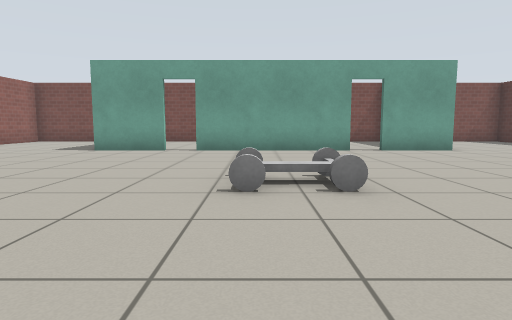
view 1 (above)

17 first-person views from a walk through a world built for the Gazebo simulator. The camera is 0.72 m above the floor, tilts 6° down and sees 75° across. The floor is counted in squares, 1 m on a side. Each view is taken from the middle of a square. On the plan, view 1 faces up. The plan holds only what a view shows up to about 10 squares ahead; the rest is blank. Simple patterns stand in for the simulator's built-in surfaces.

view 2
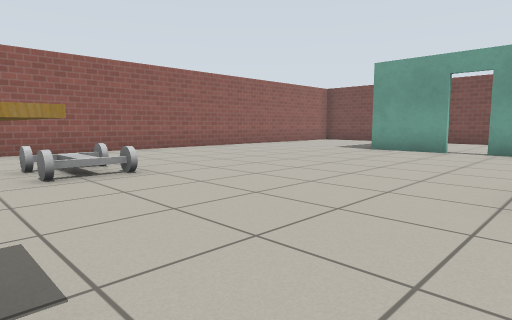

view 3
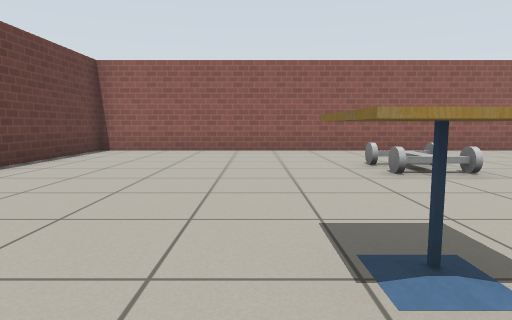

view 4
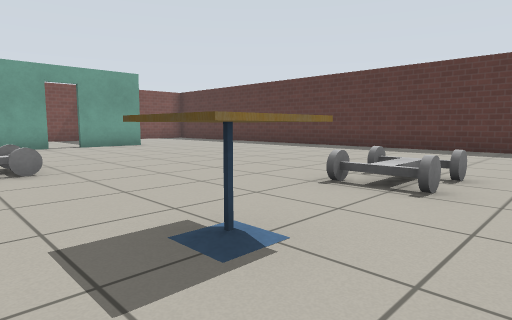

view 5
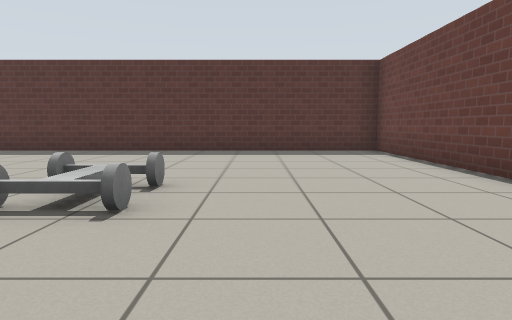

view 6
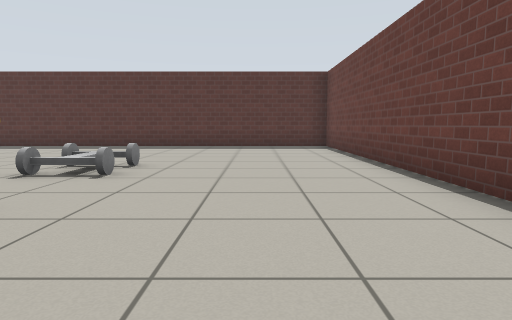

view 7
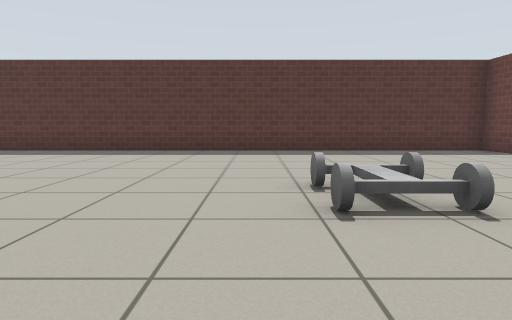

view 8
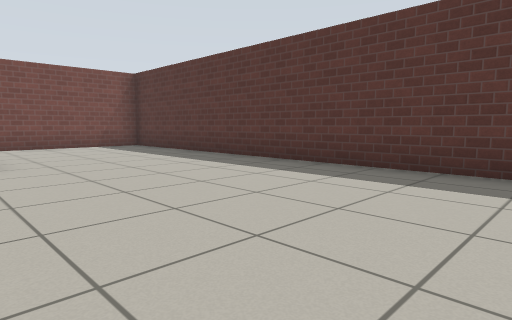

view 9
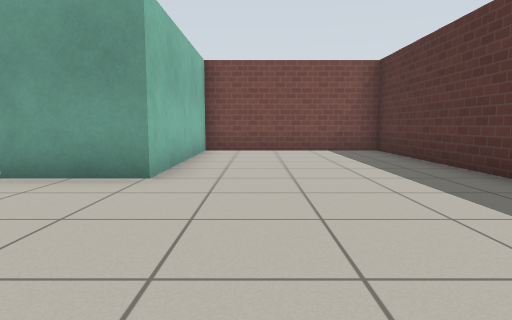

view 10
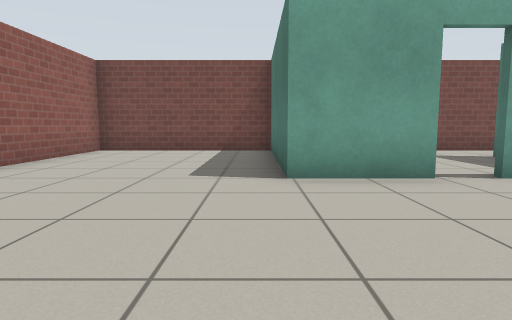

view 11
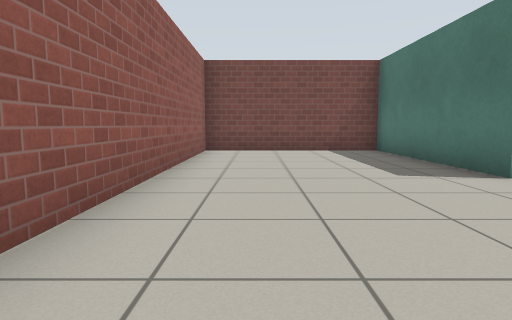

view 12
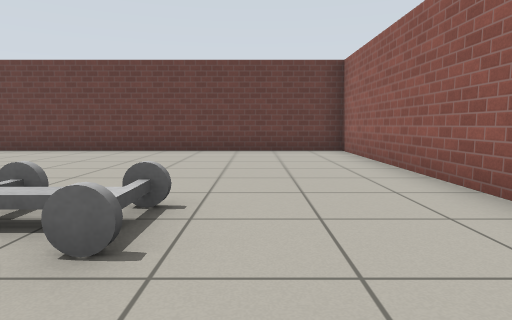

view 13
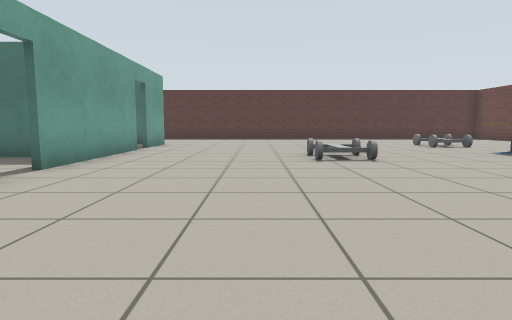

view 14
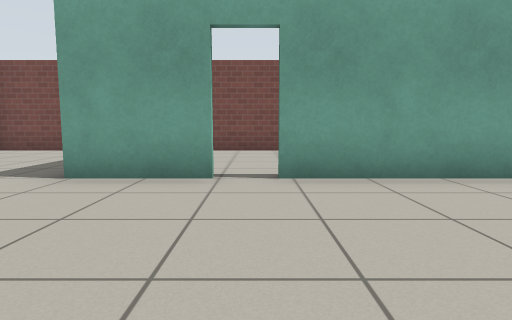

view 15
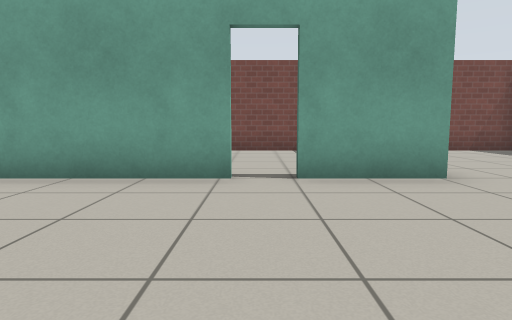

view 16
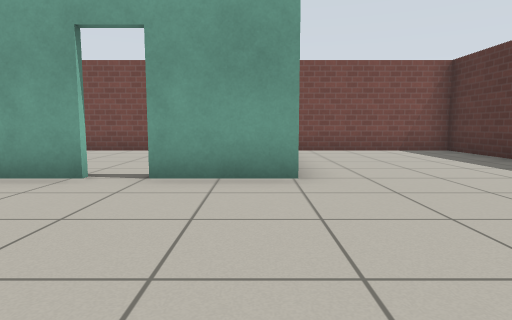

view 17
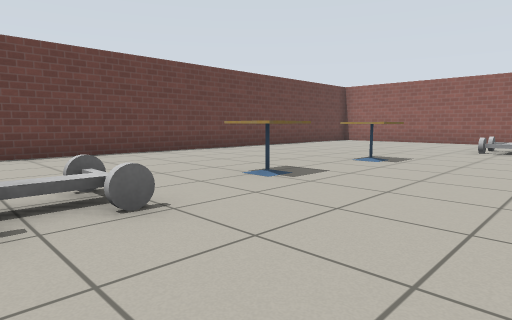

### Floor plan
Points are (right, up) in squares from view 1. A wall is a line through its corners. A room is listed if a view was taken in it or the views show most of it. See-through windows are left out.
Room 1 (views 1, 2, 3, 4, 5, 6, 7, 8, 9, 10, 11, 12, 13, 14, 15, 16, 17)
walls: (2.8, 9.4) (-1.8, 9.4); (-2.5, 9.4) (-4.6, 9.4) (-4.6, 14.4) (-9.4, 14.4) (-9.4, -5.4) (10.4, -5.4) (10.4, 14.4) (5.6, 14.4) (5.6, 9.4) (3.5, 9.4)
ways out: open door at (3, 9.5) to room 2; open door at (-2, 9.5) to room 3
objects: person (-6, 1) to (-5, 2); cafe table (-2, 0) to (-1, 0); person (0, 4) to (1, 4); cafe table (1, -1) to (2, 0); person (4, -1) to (5, 0)
Room 2 (no view inside)
walls: (4.2, 14.4) (0.5, 14.4)
ways out: open door at (3, 9.5) to room 1; opening at (0, 13.5) to room 3
Room 3 (no view inside)
walls: (0.5, 14.4) (-3.2, 14.4); (0.4, 11) (0.4, 12.6)
ways out: open door at (-2, 9.5) to room 1; opening at (0, 13.5) to room 2

Positions as (right, up) in squares from view 1, and headings:
1: (0, 0), facing up
2: (0, 0), facing up-left
3: (0, -1), facing left
4: (0, -2), facing up-right
5: (1, -2), facing right
6: (-1, -3), facing right
7: (1, 1), facing right
8: (5, 3), facing up-right
9: (7, 5), facing up
10: (-5, 5), facing up
11: (-8, 5), facing up
12: (-7, 4), facing down
13: (-7, 6), facing right
14: (-2, 5), facing up
15: (3, 5), facing up
16: (5, 5), facing up
17: (5, 3), facing down-left
